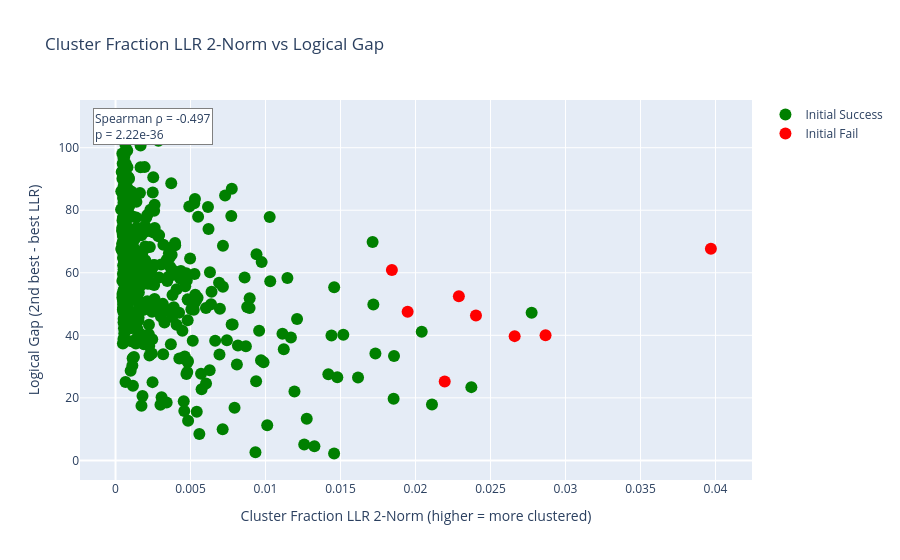

Write notebook code for a chart like this one.
### Markdown cell above
## 6. Cluster Statistics vs Logical Gap

Analyze the relationship between cluster fraction LLR 2-norm (a measure of error clustering)
and the logical gap (difference between best and second-best LLR). Higher cluster fraction
indicates errors are more concentrated in clusters, which may correlate with decoder confidence.

### Code cell
# ==============================================================================
# Cluster Fraction LLR 2-Norm vs Logical Gap Analysis
# ==============================================================================

if "cluster_frac_llr_2norm" in df_results.columns:
    # Compute per-shot statistics including logical gap
    shot_stats_with_cluster = []
    
    for shot_id, group in df_results.groupby("shot_id"):
        # Get cluster fraction (same for all records in shot)
        cluster_frac = group["cluster_frac_llr_2norm"].iloc[0]
        best_llr = group["best_llr"].iloc[0]
        
        # Compute logical gap: difference between best and second-best LLR
        sorted_llrs = group["fixed_llr"].sort_values()
        min_llr = sorted_llrs.iloc[0]
        second_min_llr = sorted_llrs.iloc[1] if len(sorted_llrs) > 1 else min_llr
        logical_gap = second_min_llr - min_llr
        
        # Also get success info if available
        initial_success = group["initial_success"].iloc[0] if "initial_success" in group.columns else None
        
        shot_stats_with_cluster.append({
            "shot_id": shot_id,
            "cluster_frac_llr_2norm": cluster_frac,
            "best_llr": best_llr,
            "logical_gap": logical_gap,
            "min_llr": min_llr,
            "initial_success": initial_success,
        })
    
    df_cluster_gap = pd.DataFrame(shot_stats_with_cluster)
    
    print("=" * 60)
    print("CLUSTER FRACTION LLR 2-NORM vs LOGICAL GAP")
    print("=" * 60)
    
    print(f"\nCluster Fraction LLR 2-Norm:")
    print(f"  Mean:   {df_cluster_gap['cluster_frac_llr_2norm'].mean():.4f}")
    print(f"  Std:    {df_cluster_gap['cluster_frac_llr_2norm'].std():.4f}")
    print(f"  Range:  [{df_cluster_gap['cluster_frac_llr_2norm'].min():.4f}, {df_cluster_gap['cluster_frac_llr_2norm'].max():.4f}]")
    
    print(f"\nLogical Gap (2nd best LLR - best LLR):")
    print(f"  Mean:   {df_cluster_gap['logical_gap'].mean():.2f}")
    print(f"  Std:    {df_cluster_gap['logical_gap'].std():.2f}")
    print(f"  Range:  [{df_cluster_gap['logical_gap'].min():.2f}, {df_cluster_gap['logical_gap'].max():.2f}]")
    
    # Correlation analysis
    if len(df_cluster_gap) > 2:
        rho, p_val = stats.spearmanr(
            df_cluster_gap["cluster_frac_llr_2norm"], 
            df_cluster_gap["logical_gap"]
        )
        pearson_r, pearson_p = stats.pearsonr(
            df_cluster_gap["cluster_frac_llr_2norm"], 
            df_cluster_gap["logical_gap"]
        )
        
        print(f"\nCorrelation (Cluster Fraction vs Logical Gap):")
        print(f"  Spearman ρ: {rho:.4f} (p = {p_val:.2e})")
        print(f"  Pearson r:  {pearson_r:.4f} (p = {pearson_p:.2e})")
    
    # Scatter plot
    fig = go.Figure()
    
    # Color by initial_success if available
    if df_cluster_gap["initial_success"].notna().any():
        colors = df_cluster_gap["initial_success"].map({True: "green", False: "red"})
        color_labels = df_cluster_gap["initial_success"].map({True: "Success", False: "Fail"})
        
        for success_val, color, label in [(True, "green", "Initial Success"), (False, "red", "Initial Fail")]:
            mask = df_cluster_gap["initial_success"] == success_val
            if mask.any():
                fig.add_trace(go.Scatter(
                    x=df_cluster_gap.loc[mask, "cluster_frac_llr_2norm"],
                    y=df_cluster_gap.loc[mask, "logical_gap"],
                    mode="markers",
                    name=label,
                    marker=dict(color=color, size=12),
                    text=df_cluster_gap.loc[mask, "shot_id"],
                    hovertemplate="Shot %{text}<br>Cluster Frac: %{x:.4f}<br>Gap: %{y:.2f}<extra></extra>",
                ))
    else:
        fig.add_trace(go.Scatter(
            x=df_cluster_gap["cluster_frac_llr_2norm"],
            y=df_cluster_gap["logical_gap"],
            mode="markers",
            marker=dict(color="steelblue", size=12),
            text=df_cluster_gap["shot_id"],
            hovertemplate="Shot %{text}<br>Cluster Frac: %{x:.4f}<br>Gap: %{y:.2f}<extra></extra>",
        ))
    
    # Add correlation annotation
    if len(df_cluster_gap) > 2:
        fig.add_annotation(
            text=f"Spearman ρ = {rho:.3f}<br>p = {p_val:.2e}",
            xref="paper", yref="paper",
            x=0.02, y=0.98,
            showarrow=False,
            font=dict(size=12),
            bgcolor="white",
            bordercolor="gray",
            borderwidth=1,
            align="left",
        )
    
    fig.update_layout(
        title="Cluster Fraction LLR 2-Norm vs Logical Gap",
        xaxis_title="Cluster Fraction LLR 2-Norm (higher = more clustered)",
        yaxis_title="Logical Gap (2nd best - best LLR)",
        showlegend=True,
    )
    
    fig.show()
    
else:
    print("Note: cluster_frac_llr_2norm column not found in data.")

### Figure 1 — Plotly figure (JSON) as saved in the notebook; plotly's stock layout.template omitted (floating-point values rounded to 4 significant figures; data arrays with more than 128 entries replaced by an {"elided": "..."} marker saying what was removed)
{"data": [{"hovertemplate": "Shot %{text}<br>Cluster Frac: %{x:.4f}<br>Gap: %{y:.2f}<extra></extra>", "marker": {"color": "green", "size": 12}, "mode": "markers", "name": "Initial Success", "text": {"elided": "555 float values"}, "type": "scatter", "x": {"elided": "555 float values"}, "y": {"elided": "555 float values"}}, {"hovertemplate": "Shot %{text}<br>Cluster Frac: %{x:.4f}<br>Gap: %{y:.2f}<extra></extra>", "marker": {"color": "red", "size": 12}, "mode": "markers", "name": "Initial Fail", "text": [129.0, 195.0, 359.0, 412.0, 447.0, 490.0, 512.0, 531.0], "type": "scatter", "x": [0.03969, 0.02289, 0.02867, 0.02195, 0.02403, 0.01948, 0.02661, 0.01843], "y": [67.68, 52.48, 40.03, 25.25, 46.31, 47.5, 39.74, 60.89]}], "layout": {"annotations": [{"align": "left", "bgcolor": "white", "bordercolor": "gray", "borderwidth": 1, "font": {"size": 12}, "showarrow": false, "text": "Spearman ρ = -0.497<br>p = 2.22e-36", "x": 0.02, "xref": "paper", "y": 0.98, "yref": "paper"}], "showlegend": true, "title": {"text": "Cluster Fraction LLR 2-Norm vs Logical Gap"}, "xaxis": {"title": {"text": "Cluster Fraction LLR 2-Norm (higher = more clustered)"}}, "yaxis": {"title": {"text": "Logical Gap (2nd best - best LLR)"}}}}
